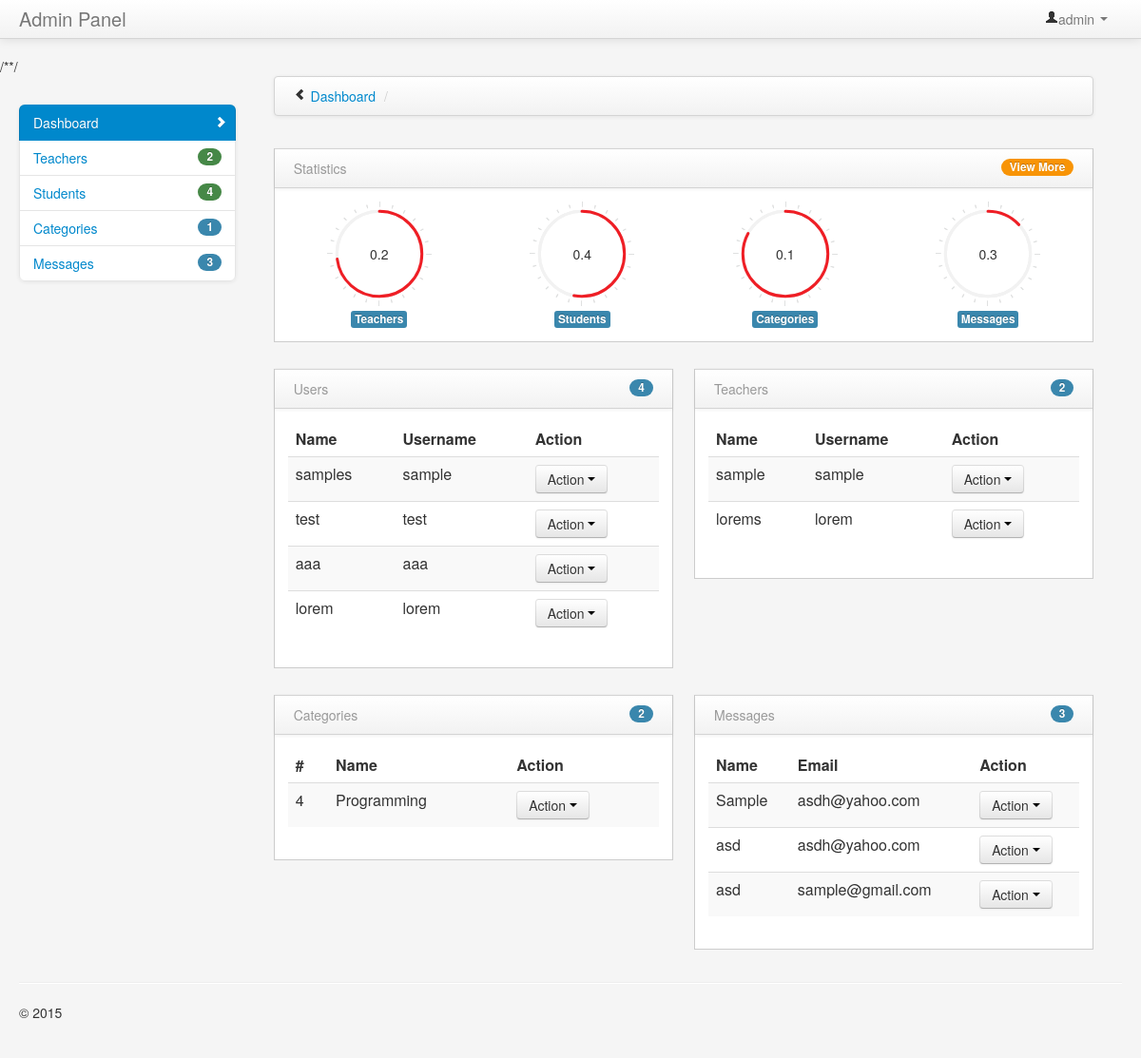
The app's page /admin/home.php (signed in) with its own data.
### tables this page shows
CREATE TABLE `tbl_user` (
  `user_Id` int(11) NOT NULL AUTO_INCREMENT,
  `fname` varchar(255) DEFAULT NULL,
  `mname` varchar(255) DEFAULT NULL,
  `lname` varchar(255) DEFAULT NULL,
  `dob` date DEFAULT NULL,
  `gender` varchar(255) DEFAULT NULL,
  `course` varchar(255) DEFAULT NULL,
  `yrlvl` varchar(255) DEFAULT NULL,
  `username` varchar(255) DEFAULT NULL,
  `password` varchar(255) DEFAULT NULL,
  PRIMARY KEY (`user_Id`)
);

CREATE TABLE `tbl_teacher` (
  `teacher_Id` int(11) NOT NULL AUTO_INCREMENT,
  `fname` varchar(255) DEFAULT NULL,
  `mname` varchar(255) DEFAULT NULL,
  `lname` varchar(255) DEFAULT NULL,
  `uname` varchar(255) DEFAULT NULL,
  `pwd` varchar(255) DEFAULT NULL,
  PRIMARY KEY (`teacher_Id`)
);

CREATE TABLE `tbl_category` (
  `cat_Id` int(11) NOT NULL AUTO_INCREMENT,
  `name` varchar(255) DEFAULT NULL,
  `description` text,
  `image` varchar(255) DEFAULT NULL,
  PRIMARY KEY (`cat_Id`)
);

CREATE TABLE `tbl_contact` (
  `contact_Id` int(11) NOT NULL AUTO_INCREMENT,
  `name` varchar(255) DEFAULT NULL,
  `email` varchar(255) DEFAULT NULL,
  `phone` int(1) DEFAULT NULL,
  `subject` varchar(255) DEFAULT NULL,
  `message` text,
  PRIMARY KEY (`contact_Id`)
);

### admin/home.php (the view, shortened to what the rows shown need)
<!DOCTYPE html>
<html class="no-js">
    <head>
        <link href="../bootstrap/css/bootstrap.min.css" rel="stylesheet" media="screen">
        <link href="../bootstrap/css/bootstrap-responsive.min.css" rel="stylesheet" media="screen">
        <link href="../vendors/easypiechart/jquery.easy-pie-chart.css" rel="stylesheet" media="screen">
        <link href="../assets/styles.css" rel="stylesheet" media="screen">
    </head>
    <body>
        <div class="container-fluid">
            <div class="row-fluid">
                <div class="span9" id="content">
                    <div class="row-fluid">
                        <div class="span6">
                            <div class="block">
                                <div class="block-content collapse in">
                                    <table class="table table-striped">
                                      <thead>
                                        <tr>
                                            <th>Name</th>
                                            <th>Username</th>
                                            <th>Action</th>
                                        </tr>
                                    </thead>
                                    <tbody>
                                        <?php
                                        $sql = "SELECT * FROM `tbl_user` ";
                                        $run = mysql_query($sql);
                                        while($row=mysql_fetch_array($run)){
                                            echo '<tr class="odd gradeX" id="rec">';?>
                                           <?php
                                            echo "<td>".$row['fname']."</td>";
                                            echo "<td>".$row['username']."</td>";
                                             echo "<td>".
                                            '<div class="btn-group">
                                            <button type="button" class="btn btn-default btn-xs dropdown-toggle" data-toggle="dropdown" data-hover="dropdown" data-delay="500" data-close-others="false">
                                                Action
                                            <span class="caret"></span>
                                            </button>
                                            <ul class="dropdown-menu pull-right" role="menu">
                                            <li><a href="students/index.php"><span class="glyphicon glyphicon-edit"></span> View</a></li>
                                            </ul>
                                            </div>'
                                                    ."</td>";
                                            echo "</tr>";
                                        }
                                        ?>
                                    </tbody>
                                    </table>
                                </div>
                            </div>
                        </div>
                        <div class="span6">
                            <div class="block">
                                <div class="block-content collapse in">
                                    <table class="table table-striped">
                                        <thead>
                                        <tr>
                                            <th>Name</th>
                                            <th>Username</th>
                                            <th>Action</th>
                                        </tr>
                                    </thead>
                                    <tbody>
                                        <?php
                                        $sql = "SELECT * FROM `tbl_teacher` ";
                                        $run = mysql_query($sql);
                                        while($row=mysql_fetch_array($run)){
                                            echo '<tr class="odd gradeX" id="rec">';?>
                                           <?php
                                            echo "<td>".$row['fname']."</td>";
                                            echo "<td>".$row['uname']."</td>";
                                             echo "<td>".
                                            '<div class="btn-group">
                                            <button type="button" class="btn btn-default btn-xs dropdown-toggle" data-toggle="dropdown" data-hover="dropdown" data-delay="500" data-close-others="false">
                                                Action
                                            <span class="caret"></span>
                                            </button>
                                            <ul class="dropdown-menu pull-right" role="menu">
                                            <li><a href="teacher/index.php"><span class="glyphicon glyphicon-edit"></span> View</a></li>
                                            </ul>
                                            </div>'
                                                    ."</td>";
                                            echo "</tr>";
                                        }
                                        ?>
                                    </tbody>
                                    </table>
                                </div>
                            </div>
                        </div>
                    </div>
                    <div class="row-fluid">
                        <div class="span6">
                            <div class="block">
                                <div class="block-content collapse in">
                                    <table class="table table-striped">
                                       <thead>
                                        <tr>
                                            <th>#</th>
                                            <th>Name</th>
                                            <th>Action</th>
                                        </tr>
                                    </thead>
                                    <tbody>
                                        <?php
                                        $sql = "SELECT * FROM `tbl_category` ";
                                        $run = mysql_query($sql);
                                        while($row=mysql_fetch_array($run)){
                                            echo '<tr class="odd gradeX" id="rec">';
                                           echo "<td>".$row['cat_Id']."</td>";
                                            echo "<td>".$row['name']."</td>";
                                             echo "<td>".
                                            '<div class="btn-group">
                                            <button type="button" class="btn btn-default btn-xs dropdown-toggle" data-toggle="dropdown" data-hover="dropdown" data-delay="500" data-close-others="false">
                                                Action
                                            <span class="caret"></span>
                                            </button>
                                            <ul class="dropdown-menu pull-right" role="menu">
                                            <li><a href="category/index.php"><span class="glyphicon glyphicon-edit"></span> View</a></li>
                                            </ul>
                                            </div>'
                                                    ."</td>";
                                            echo "</tr>";
                                        }
                                        ?>
                                    </tbody>
                                    </table>
                                </div>
                            </div>
                        </div>
                        <div class="span6">
                            <div class="block">
                                <div class="block-content collapse in">
                                    <table class="table table-striped">
                                       <thead>
                                        <tr>
                                            <th>Name</th>
                                            <th>Email</th>
                                            <th>Action</th>
                                        </tr>
                                    </thead>
                                    <tbody>
                                        <?php
                                        $sql = "SELECT * FROM `tbl_contact` order by `contact_Id` DESC";
                                        $run = mysql_query($sql);
                                        while($row=mysql_fetch_array($run)){
                                            echo '<tr class="odd gradeX" id="rec">';
                                            echo "<td>".$row['name']."</td>";
                                                 echo "<td>".$row['email']."</td>";
                                             echo "<td>".
                                            '<div class="btn-group">
                                            <button type="button" class="btn btn-default btn-xs dropdown-toggle" data-toggle="dropdown" data-hover="dropdown" data-delay="500" data-close-others="false">
                                                Action
                                            <span class="caret"></span>
                                            </button>
                                            <ul class="dropdown-menu pull-right" role="menu">
                                             <li><a href="message/index.php"><span class="glyphicon glyphicon-edit"></span> View</a></li>
                                            </ul>
                                            </div>'
                                                    ."</td>";
                                            echo "</tr>";
                                        }
                                        ?>
                                    </tbody>
                                    </table>
                                </div>
                            </div>
                        </div>
                    </div>
                </div>
            </div>
        </div>
        <script>
        $(function() {
            // Easy pie charts
            $('.chart').easyPieChart({animate: 1000});
        });
        </script>
    </body>
</html>

### records on screen
tbl_user: fname "samples", username "sample"
tbl_user: fname "test", username "test"
tbl_user: fname "aaa", username "aaa"
tbl_user: fname "lorem", username "lorem"
tbl_teacher: fname "sample", uname "sample"
tbl_teacher: fname "lorems", uname "lorem"
tbl_category: cat_Id "4", name "Programming"
tbl_contact: name "Sample", email "asdh@yahoo.com"
tbl_contact: name "asd", email "asdh@yahoo.com"
tbl_contact: name "asd", email "sample@gmail.com"

### other values on screen
$adm_user "admin"
$percent "2"
$percent "4"
$percent "1"
$percent "3"
$percent "0.2"
$percent "0.4"
$percent "0.1"
$percent "0.3"
